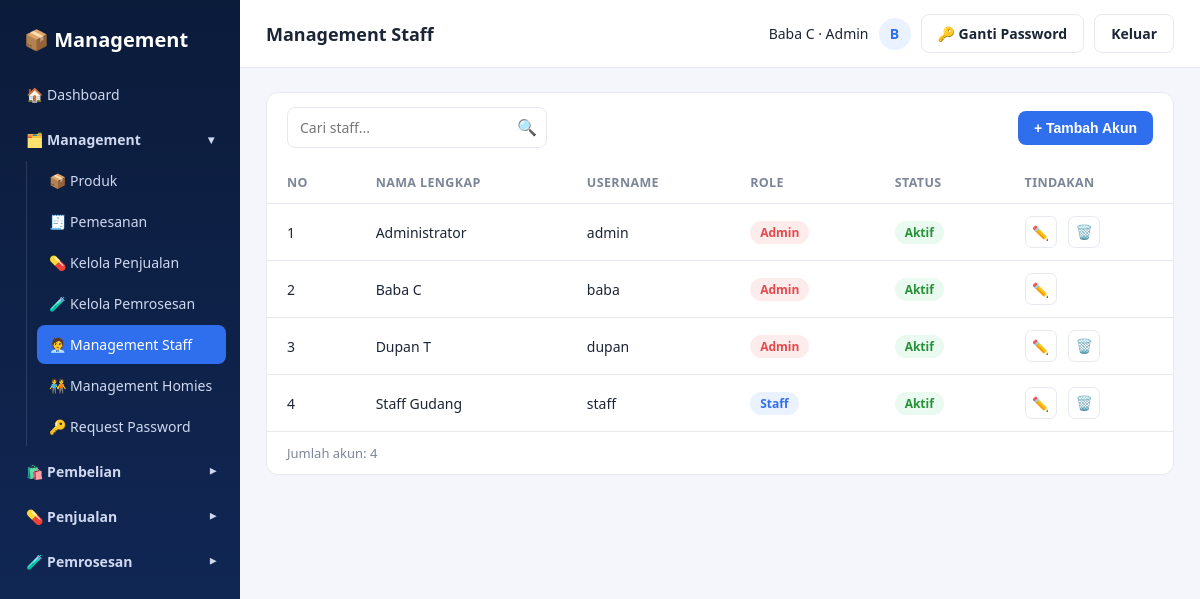
/staff/management_staff.php (signed in), run on the app's committed database.
### tables this page shows
CREATE TABLE `users` (
  `id` int(11) NOT NULL,
  `username` varchar(50) NOT NULL,
  `password` varchar(255) NOT NULL,
  `full_name` varchar(100) NOT NULL,
  `phone` varchar(20) DEFAULT NULL,
  `discord_id` varchar(50) DEFAULT NULL,
  `role` enum('admin','staff','homies') NOT NULL DEFAULT 'homies',
  `status` enum('aktif','nonaktif') NOT NULL DEFAULT 'aktif',
  `must_change_password` tinyint(1) NOT NULL DEFAULT '0',
  `created_at` timestamp NOT NULL DEFAULT CURRENT_TIMESTAMP
);

### includes/auth.php (called while the page is built, shortened)
<?php
function current_user() {
    return [
        'id'        => $_SESSION['user_id'] ?? null,
        'username'  => $_SESSION['username'] ?? null,
        'full_name' => $_SESSION['full_name'] ?? null,
        'role'      => $_SESSION['role'] ?? null,
    ];
}
function role_label($role) {
    switch ($role) {
        case 'admin':  return 'Admin';
        case 'staff':  return 'Staff';
    }
}
function e($str) {
    return htmlspecialchars($str ?? '', ENT_QUOTES, 'UTF-8');
}

### staff/management_staff.php (the view, shortened to what this page needs)
<?php
require_once __DIR__ . '/../includes/auth.php';
$base = '../';
$page_header = 'Management Staff';
$users = [];
$res = mysqli_query($conn, "SELECT * FROM users WHERE role IN ('admin','staff') ORDER BY role ASC, full_name ASC");
while ($row = mysqli_fetch_assoc($res)) {
    $users[] = $row;
}
include __DIR__ . '/../includes/header.php';
?>
<div class="panel">
    <div class="panel-toolbar">
        <div class="search-box">
            <input type="text" placeholder="Cari staff..." data-table-search="#staffTable">
            <span class="icon">🔍</span>
        </div>
        <button class="btn btn-primary" data-open-modal="modalTambahStaff">+ Tambah Akun</button>
    </div>
    <table class="data-table" id="staffTable">
        <thead>
            <tr>
                <th>No</th>
                <th>Nama Lengkap</th>
                <th>Username</th>
                <th>Role</th>
                <th>Status</th>
                <th>Tindakan</th>
            </tr>
        </thead>
        <tbody>
            <?php if (empty($users)): ?>
                <tr><td colspan="6" style="text-align:center; color:var(--text-muted);">Belum ada akun.</td></tr>
            <?php else: foreach ($users as $i => $u): ?>
                <tr>
                    <td><?= $i + 1 ?></td>
                    <td><?= e($u['full_name']) ?></td>
                    <td><?= e($u['username']) ?></td>
                    <td><span class="badge badge-<?= e($u['role']) ?>"><?= e(role_label($u['role'])) ?></span></td>
                    <td><span class="badge badge-<?= e($u['status']) ?>"><?= ucfirst($u['status']) ?></span></td>
                    <td class="aksi-cell">
                        <a class="btn-icon edit" href="edit_staff.php?id=<?= (int)$u['id'] ?>" title="Edit">✏️</a>
                        <?php if ((int)$u['id'] !== (int)current_user()['id']): ?>
                            <button type="button" class="btn-icon delete" title="Hapus"
                                data-delete-url="hapus_staff.php?id=<?= (int)$u['id'] ?>"
                                data-delete-label="akun &quot;<?= e($u['full_name']) ?>&quot;">🗑️</button>
                        <?php endif; ?>
                    </td>
                </tr>
            <?php endforeach; endif; ?>
        </tbody>
    </table>
    <div class="table-footer">Jumlah akun: <?= count($users) ?></div>
</div>
<?php include __DIR__ . '/../includes/footer.php'; ?>

### includes/header.php (shortened to what this page needs)
<?php
$me = current_user();
?>
<!DOCTYPE html>
<html lang="id">
<head>
<link rel="stylesheet" href="<?= e($base) ?>assets/css/style.css">
</head>
<body>
<div class="app-shell">
    <?php include __DIR__ . '/sidebar.php'; ?>
    <div class="main-area">
        <div class="topbar">
            <div class="page-title"><?= e($page_header ?? '') ?></div>
            <div class="user-chip">
                <span class="user-info"><?= e($me['full_name']) ?> · <?= e(role_label($me['role'])) ?></span>
                <div class="avatar"><?= e(strtoupper(substr($me['full_name'] ?? '?', 0, 1))) ?></div>
                <a class="btn btn-outline user-action" href="<?= e($base) ?>ganti_password.php">🔑 Ganti Password</a>
                <a class="btn btn-outline user-action" href="<?= e($base) ?>logout.php">Keluar</a>
            </div>
        </div>
        <div class="content">

### assets/css/style.css (style rules this page uses)
:root { --navy-900: #0b1b3a; --navy-800: #122a5c; --blue-600: #2f6fed; --blue-50: #eaf1ff; --green-600: #2fb344; --green-700: #259238; --red-600: #e5484d; --text-main: #1c2536; --text-muted: #7c8698; --border: #e6e9f0; --bg-app: #f4f6fb; --white: #ffffff; --radius: 12px; }
* { box-sizing: border-box; }
body { margin: 0; font-family: 'Segoe UI', Roboto, Helvetica, Arial, sans-serif; background: var(--bg-app); color: var(--text-main); }
a { text-decoration: none; color: inherit; }
.app-shell { display: flex; min-height: 100vh; }
.main-area { flex: 1; min-width: 0; display: flex; flex-direction: column; }
.topbar { background: var(--white); border-bottom: 1px solid var(--border); padding: 14px 26px; display: flex; align-items: center; justify-content: space-between; }
.topbar .page-title { font-size: 18px; font-weight: 700; }
.topbar .user-chip { display: flex; align-items: center; gap: 10px; font-size: 14px; }
.topbar .user-chip .avatar { width: 32px; height: 32px; border-radius: 50%; background: var(--blue-50); color: var(--blue-600); display: flex; align-items: center; justify-content: center; font-weight: 700; }
.content { padding: 24px 26px; flex: 1; }
.panel { background: var(--white); border: 1px solid var(--border); border-radius: var(--radius); margin-bottom: 20px; }
.panel-toolbar { padding: 14px 20px; display: flex; align-items: center; justify-content: space-between; gap: 12px; flex-wrap: wrap; }
.search-box { position: relative; width: 260px; max-width: 100%; }
.search-box input { width: 100%; padding: 9px 34px 9px 12px; border: 1px solid var(--border); border-radius: 8px; font-size: 14px; }
.search-box .icon { position: absolute; right: 10px; top: 9px; color: var(--text-muted); }
.btn { display: inline-flex; align-items: center; gap: 6px; padding: 9px 16px; border-radius: 8px; border: none; font-size: 14px; font-weight: 600; cursor: pointer; }
.btn-primary { background: var(--blue-600); color: #fff; }
.btn-outline { background: #fff; border: 1px solid var(--border); color: var(--text-main); }
.btn-icon { width: 32px; height: 32px; display: inline-flex; align-items: center; justify-content: center; border-radius: 7px; border: 1px solid var(--border); background: #fff; cursor: pointer; font-size: 14px; color: var(--text-main); }
table.data-table { width: 100%; border-collapse: collapse; }
table.data-table th, table.data-table td { padding: 12px 20px; text-align: left; font-size: 14px; border-bottom: 1px solid var(--border); }
table.data-table th { color: var(--text-muted); font-weight: 600; font-size: 12.5px; text-transform: uppercase; letter-spacing: 0.03em; }
td.aksi-cell { white-space: nowrap; vertical-align: middle; }
td.aksi-cell > .btn-icon { vertical-align: middle; margin-right: 8px; }
td.aksi-cell > .btn-icon:last-child { margin-right: 0; }
.table-footer { padding: 12px 20px; font-size: 13px; color: var(--text-muted); }
.badge { display: inline-block; padding: 3px 10px; border-radius: 999px; font-size: 12px; font-weight: 600; }
.badge-admin { background: #fdecec; color: var(--red-600); }
.badge-staff { background: var(--blue-50); color: var(--blue-600); }
.badge-aktif { background: #eafaf0; color: var(--green-700); }
input[type=text], input[type=number], input[type=password], input[type=tel], select { padding: 10px 12px; border: 1px solid var(--border); border-radius: 8px; font-size: 14px; width: 100%; font-family: inherit; }
.topbar .page-title { min-width: 0; overflow: hidden; text-overflow: ellipsis; white-space: nowrap; }
.topbar .user-chip { flex-shrink: 0; }

### data on the page
users: full_name "Baba C", role "Admin", full_name "B", username "baba", status "Aktif"
users: full_name "Administrator", username "admin", role "Admin", status "Aktif"
users: full_name "Dupan T", username "dupan", role "Admin", status "Aktif"
users: full_name "Staff Gudang", username "staff", role "Staff", status "Aktif"

### other printed values
$page_header "Management Staff"
count($users) "4"
